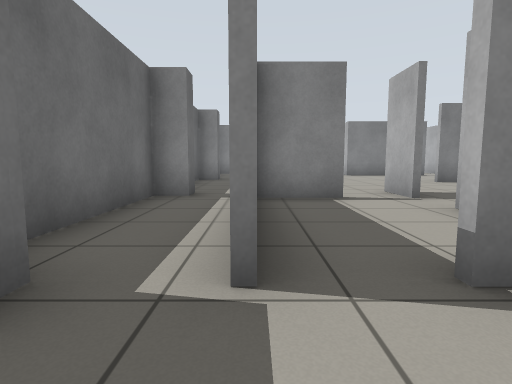
View 1 (above)

19 first-person views from a walk through a robot-simulator world made for Gazebo. The camera is 0.72 m above the floor, tilts 6° down and sees 80° across. The floor is counted in squares, 1 m on a side. Each view is taken from the middle of a square. On the plan, view 1 faces up. The plan holds only what a view shows up to about 10 squares ahead; the rest is blank.

View 2
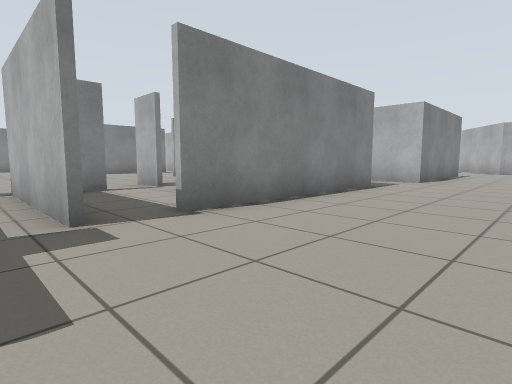

View 3
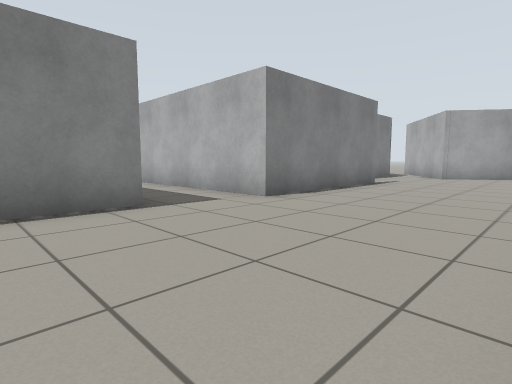

View 4
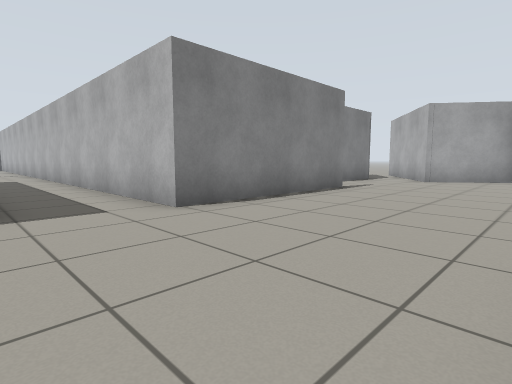

View 5
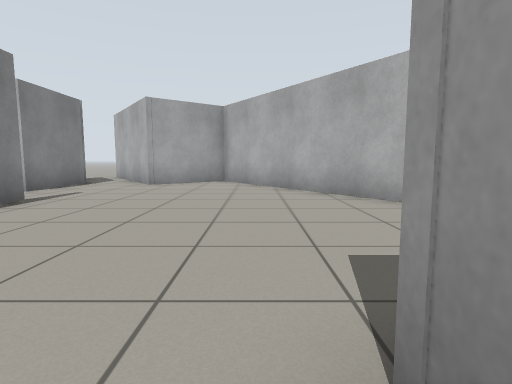

View 6
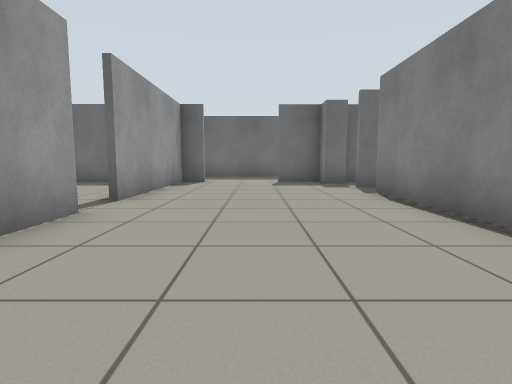

View 7
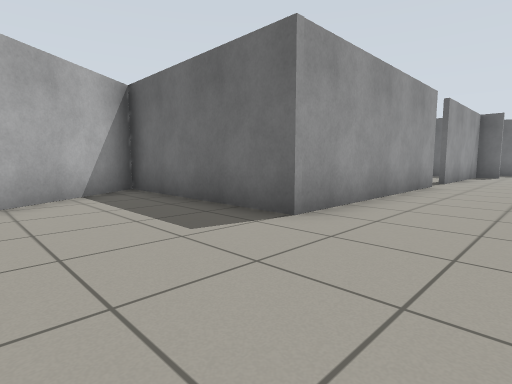

View 8
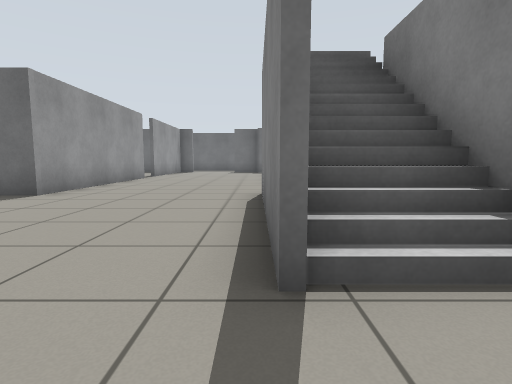

View 9
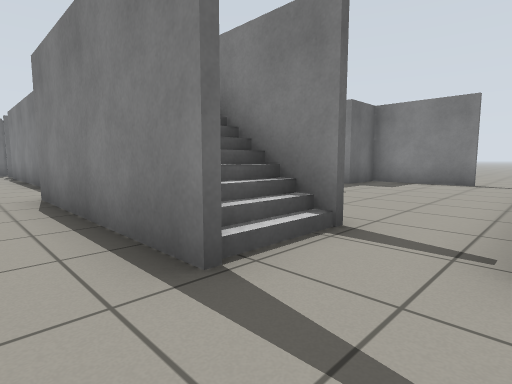

View 10
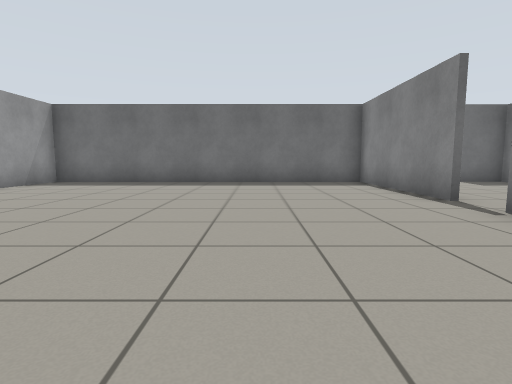

View 11
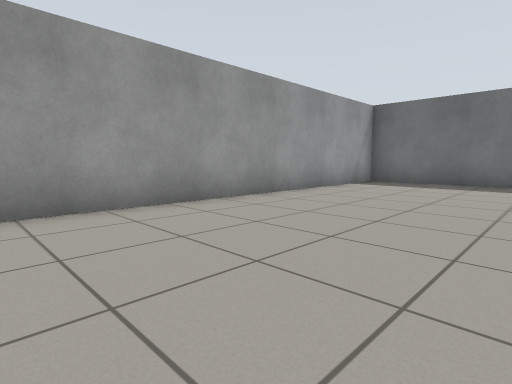

View 12
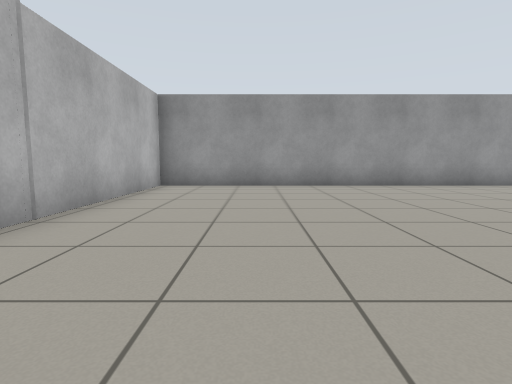

View 13
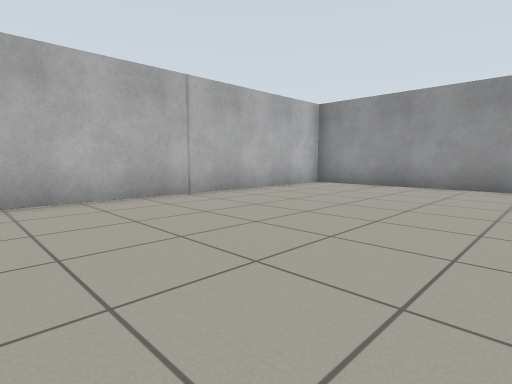

View 14
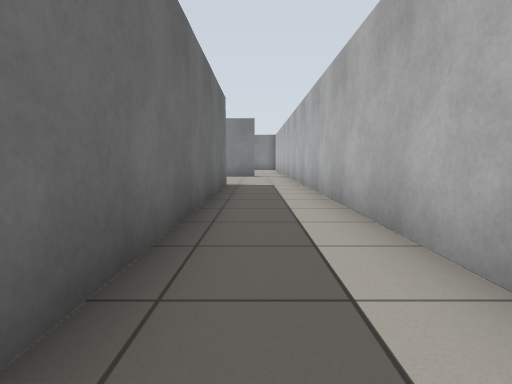

View 15
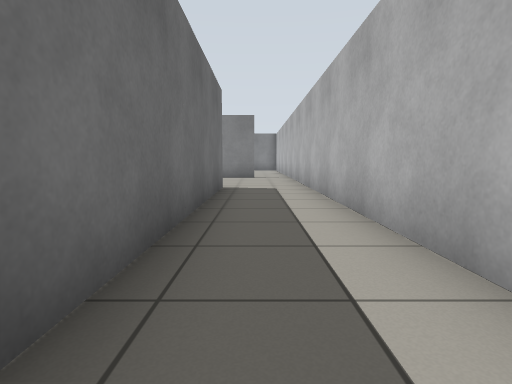

View 16
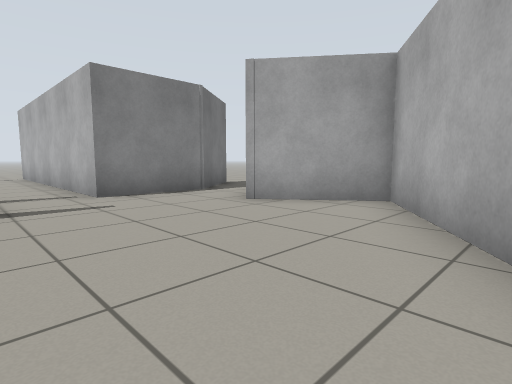

View 17
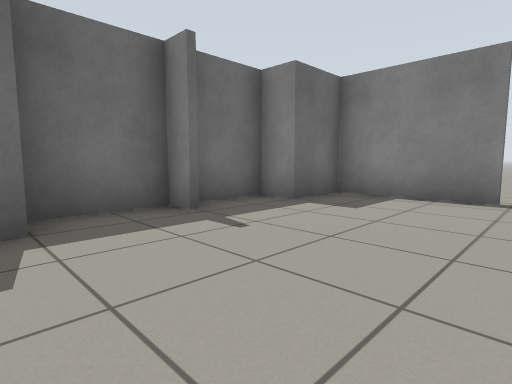

View 18
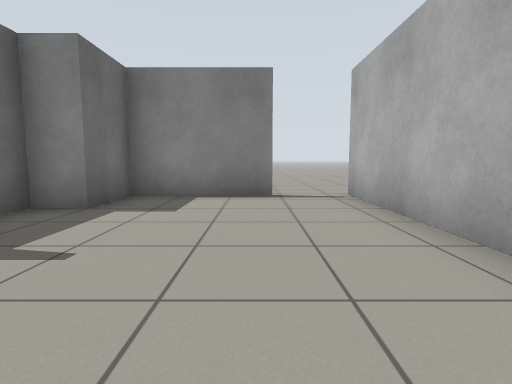

View 19
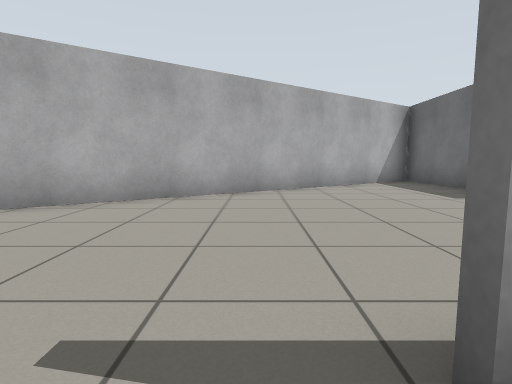

### Floor plan
Ten units are one square. View 1 is at (0, 0); x grows to the right and y downward. Boxes are objects, and circles mark ways between rooms. Rooms are numbered by the first view taken in them; rooms with no view inside come last. Other rooms are left out.
<svg viewBox="-25 -126 224 267">
<path fill="none" stroke="#000" d="M116 -11 94 -11 94 -121M38 34 99 34 98 85M145 -11 134 -11M144 -29 114 -29M-1 -16 -1 -60M0 -22 0 -16M96 87 194 19 179 -1 191 -10M-13 -19 -13 -11 -20 -11 -20 2M71 -101 71 -17 11 -17M-20 26 -20 41M-20 34 28 34M184 -22 159 -22 159 -34M-13 -68 -13 -61 -20 -61 -20 -19M28 36 -20 36M-20 41 -20 136 97 136 97 55M144 -101 115 -101 115 -85M106 -64 106 -45M106 -85 106 -69M159 -34 159 -103"/>
<rect x="105" y="-25" width="30" height="20" fill="#bbb"><title>stairs</title></rect>
<circle cx="30" cy="40" r="3" fill="#2a7"/>
<circle cx="150" cy="-30" r="3" fill="#2a7"/>
<text x="80" y="0">1</text>
<text x="40" y="90">2</text>
<text x="140" y="-70">3</text>
</svg>
Room 1 opens to room 2. Room 1 opens to room 3.

Where each view was taken, in squares from view 1:
view 1: 0 up, 0 right, facing up
view 2: 2 down, 1 left, facing up-right
view 3: 3 down, 5 right, facing up-right
view 4: 3 down, 7 right, facing up-right
view 5: 3 down, 9 right, facing right
view 6: 1 down, 8 right, facing left
view 7: 1 down, 13 right, facing down-left
view 8: 1 up, 16 right, facing left
view 9: 0 up, 16 right, facing up-left
view 10: 7 down, 8 right, facing left
view 11: 9 down, 8 right, facing down-left
view 12: 5 down, 7 right, facing down
view 13: 5 down, 4 right, facing down-right
view 14: 1 up, 8 right, facing up
view 15: 2 up, 8 right, facing up
view 16: 4 down, 14 right, facing up-right
view 17: 4 up, 15 right, facing up-left
view 18: 4 up, 14 right, facing up
view 19: 2 up, 15 right, facing down
